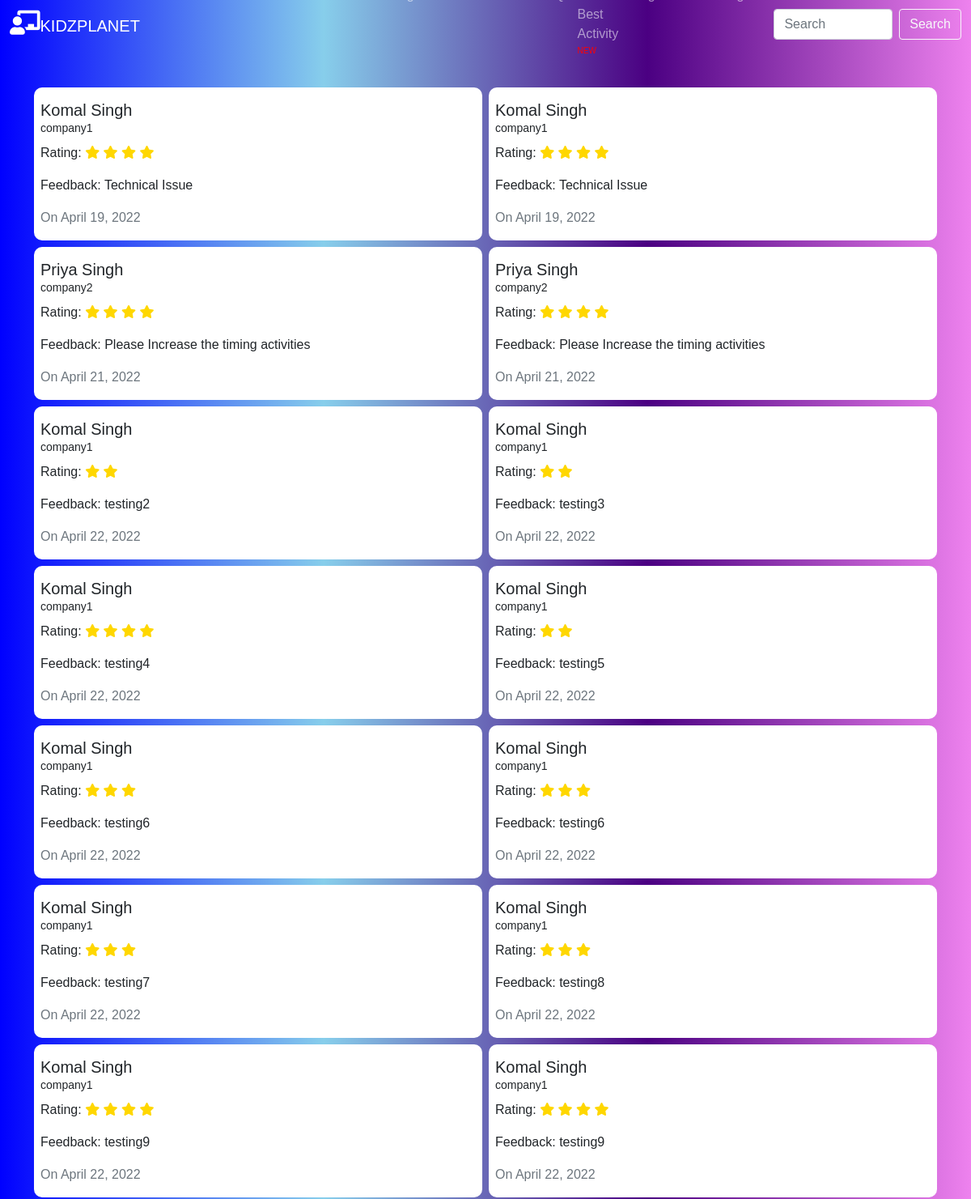
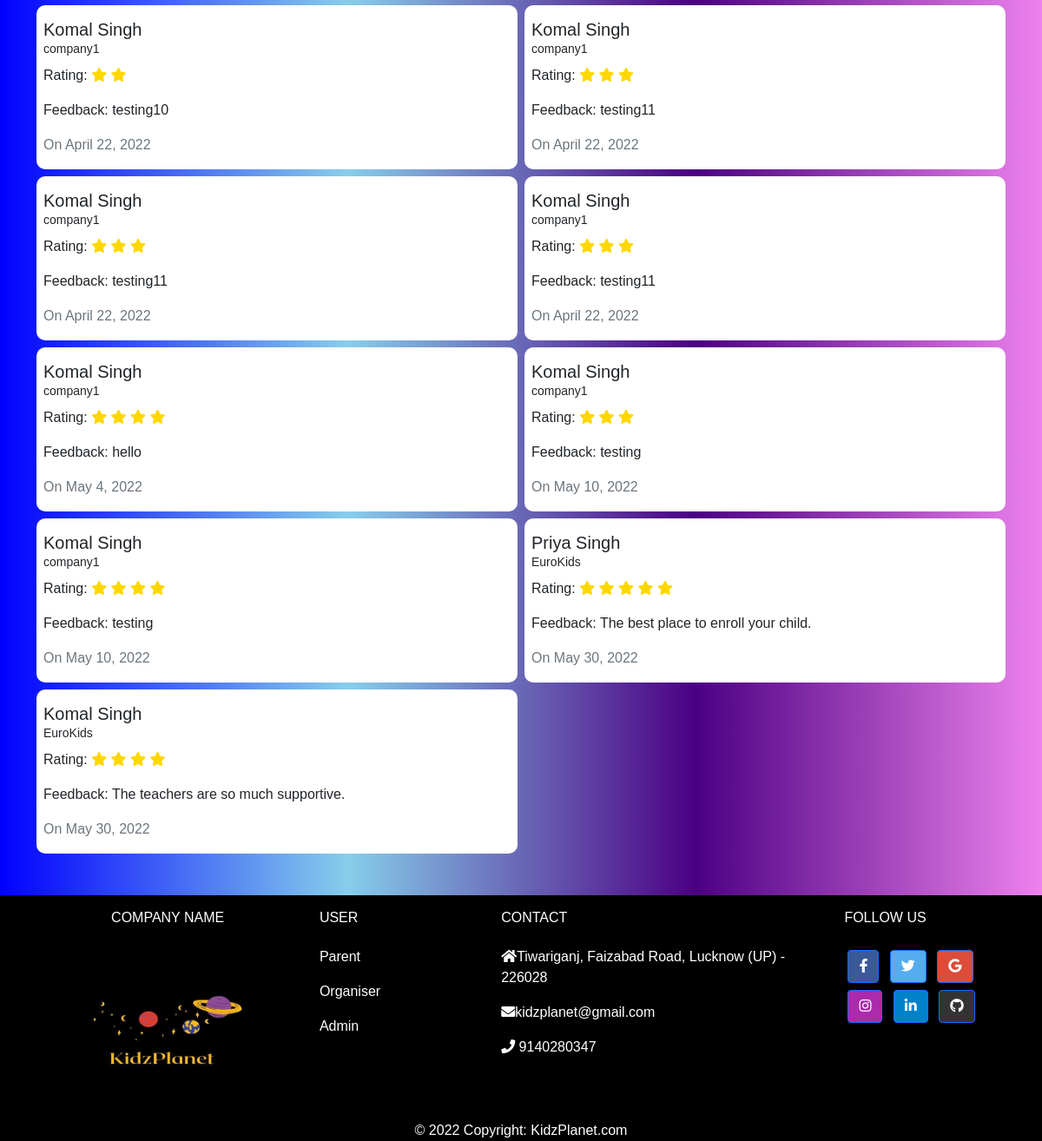
The app's page /common_feedback/ with its own data (2 pictures, top to bottom).
### kidzapp/models.py (models this page shows)
class Feedback(models.Model):
    user_name = models.ForeignKey(Parent,null=False,on_delete=models.DO_NOTHING)
    organization_name= models.CharField(max_length=45,null=False)
    feedback_text = models.TextField()
    rating= models.IntegerField()
    date= models.DateField(default=timezone.now)

class Parent(models.Model):
    user_name= models.CharField(max_length=45,primary_key=True)
    password = models.CharField(max_length=10,null=False)
    name = models.CharField(max_length=45,null=False)
    email = models.EmailField(max_length=45,null=False)
    phone = models.CharField(max_length=10,null=False)
    def __str__(self):
        return self.name

### kidzapp/views.py (the view)
# urls.py: path("common_feedback/",views.common_feedback,name="common_feedback"),
def common_feedback(request):
    feed_obj=Feedback.objects.all()
    context={
             "feedback":feed_obj
            }
    return render(request,'kidzapp/html/common_view_feedback.html',context)

### kidzapp/templates/kidzapp/html/common_view_feedback.html (shortened to what this page needs)
{% load static %}
<!doctype html>
<html lang="en">
  <head>
    <link rel="stylesheet" href="https://cdnjs.cloudflare.com/ajax/libs/font-awesome/6.0.0/css/all.min.css" />
    <link href="https://cdn.jsdelivr.net/npm/bootstrap@5.0.2/dist/css/bootstrap.min.css" rel="stylesheet">
    <link rel="stylesheet" href="https://cdnjs.cloudflare.com/ajax/libs/font-awesome/5.15.4/css/all.min.css" />
<body style='background-image: linear-gradient(to right,blue,skyblue,indigo,violet); margin:0px;padding:0px;'>
    {%include "kidzapp/html/header.html" %}
           <div class="container mt-5 mb-5">
             <div class="row g-2">
              {% for ob  in feedback %}
                <div class="col-md-6">
                    <div class="card p-2 py-3 ">
                        <h5 class="mb-0">{{ob.user_name}}</h5> <small>{{ob.organization_name}}</small>
                        <p class="card-text ratings mt-2">Rating:
                         {% with r=ob.rating %}
                         {%if r is 5 %}
                           <i class="fa fa-star"></i>
                           <i class="fa fa-star"></i>
                           <i class="fa fa-star"></i>
                           <i class="fa fa-star"></i>
                           <i class="fa fa-star"></i>
                         {%elif r is 4 %}
                           <i class="fa fa-star"></i>
                           <i class="fa fa-star"></i>
                           <i class="fa fa-star"></i>
                           <i class="fa fa-star"></i>
                         {%elif r is 3 %}
                           <i class="fa fa-star"></i>
                           <i class="fa fa-star"></i>
                           <i class="fa fa-star"></i>
                         {%elif r is 2 %}
                           <i class="fa fa-star"></i>
                           <i class="fa fa-star"></i>
                         {%elif r is 1 %}
                           <i class="fa fa-star"></i>
                           {%endif%}
                          {%endwith %}
                         </p>
                          <p class="card-text">Feedback: {{ob.feedback_text}}</p>
                         <p class="card-text text-muted">On {{ob.date}}</p>
                    </div>
                </div>
                {%endfor %}
                </div>
                </div>
          {%include "kidzapp/html/footer.html" %}
        </body>
      </html>

### kidzapp/templates/kidzapp/html/header.html (shortened to what this page needs)
{%load static%}
 <nav class=" navbar navbar-expand-lg navbar-dark shadow-5-strong">
  <div class="container-fluid d-flex">
    <a class="navbar-brand" href="{{'/'}}"><i class='fas fa-chalkboard-teacher' style='font-size:30px'></i>KidzPlanet</a>
    <div class="collapse navbar-collapse" id="navbarSupportedContent">
        <ul class="navbar-nav me-auto mb-2 mb-lg-0">
          <li class="nav-item">
            <a class="nav-link active" aria-current="page"href="{{'/'}}">Home</a>
          </li>
          <li class="nav-item">
            <a class="nav-link active" aria-current="page"href="{{'/adesh/'}}">Adesh</a>
          </li>
          <li class="nav-item">
            <a class="nav-link" href="{{'/aboutus/'}}">AboutUs</a>
          </li>
          <li class="nav-item">
            <a class="nav-link" href="{{'/contactus/'}}">ContactUs</a>
          </li>
          <li class="nav-item">
            <a class="nav-link" href="{{'/view_act/'}}">Organizers</a>
          </li>
          <li class="nav-item">
            <a class="nav-link" href="{{'/common_feedback/'}}">Feedback</a>
          </li>
          <li class="nav-item">
            <a class="nav-link" href="#accordionFlushExample">FAQ</a>
          </li>
          <li class="nav-item">
            <a class="nav-link" href="{{'/predict/'}}">Kid's Best Activity
              <span>
                <sup style="font-size:10px; color:red">NEW</sup>
              </span>
            </a>
          </li>
          <li class="nav-item dropdown">
            <a class="nav-link dropdown-toggle" href="#" id="navbarDropdown" role="button" data-bs-toggle="dropdown" aria-expanded="false">
            </a>
          </li>
          <li class="nav-item dropdown">
            <a class="nav-link dropdown-toggle" href="#" id="navbarDropdown" role="button" data-bs-toggle="dropdown" aria-expanded="false">
            </a>
          </li>
        </ul>
        <form class="d-flex" method="POST"action="/search/">
          <input class="form-control me-2" type="search" placeholder="Search" aria-label="Search"name="txt_search" required/>
          <button class="btn btn-outline-light " style="text-color:black" type="submit">Search</button>
        </form>
      </div>
    </div>
  </nav>

### kidzapp/templates/kidzapp/html/footer.html (shortened to what this page needs)
{% load static %}
<div class="container-fluid "style="margin:0px;padding:0px;">
  <footer>
          <div class="text-center text-lg-start text-white "style="background-color: black;" >
    <div class="container  pb-0">
      <section class="container pb-0">
        <div class="row">
          <div class="col-md-3 col-lg-3 col-xl-3 mx-auto mt-3">
            <h6 class="text-uppercase mb-4 font-weight-bold text-center">
              Company name
            </h6>
            <img src="{%static 'kidzapp/images/navbar.jpg'%}" alt=''style='width:250px;height:200px'>
          </div>
          <div class="col-md-2 col-lg-2 col-xl-2 mx-auto mt-3">
            <h6 class="text-uppercase mb-4 font-weight-bold">User</h6>
            <p>
              <a class="text-white">Parent</a>
            </p>
            <p>
              <a class="text-white">Organiser</a>
            </p>
            <p>
              <a class="text-white">Admin</a>
            </p>
          </div>
          <div class="col-md-4 col-lg-4 col-xl-4 mx-auto mt-3">
            <h6 class="text-uppercase mb-4 font-weight-bold">Contact</h6>
            <p><i class="fas fa-home mr-3"></i>Tiwariganj, Faizabad Road,
              Lucknow (UP) - 226028</p>
            <p><i class="fas fa-envelope mr-3"></i>kidzplanet@gmail.com</p>
            <p><i class="fas fa-phone mr-3"></i> 9140280347</p>
          </div>
          <div class="col-md-3 col-lg-2 col-xl-2 mx-auto mt-3">
            <h6 class="text-uppercase mb-4 font-weight-bold">Follow us</h6>
            <a
               class="btn btn-primary btn-floating m-1"
               style="background-color: #3b5998"
               href="#!"
               role="button"
               ><i class="fab fa-facebook-f"></i
              ></a>
            <a
               class="btn btn-primary btn-floating m-1"
               style="background-color: #55acee"
               href="#!"
               role="button"
               ><i class="fab fa-twitter"></i
              ></a>
            <a
               class="btn btn-primary btn-floating m-1"
               style="background-color: #dd4b39"
               href="#!"
               role="button"
               ><i class="fab fa-google"></i
              ></a>
            <a
               class="btn btn-primary btn-floating m-1"
               style="background-color: #ac2bac"
               href="{{'https://mail.google.com/mail/u/1/#inbox'}}"
               role="button"
               ><i class="fab fa-instagram"></i
              ></a>
            <a
               class="btn btn-primary btn-floating m-1"
               style="background-color: #0082ca"
               href="www.linkedin.com/in/komal-singh-a114311b9"
               role="button"
               ><i class="fab fa-linkedin-in"></i
              ></a>
            <a
               class="btn btn-primary btn-floating m-1"
               style="background-color: #333333"
               href="{{'linkedin.com/in/komal-singh-a114311b9'}}"
               role="button"
               ><i class="fab fa-github"></i
              ></a>
          </div>
        </div>
      </section>
    </div>
    <div class="text-center"style="background-color: rgba(0, 0, 0, 0.2)">
      © 2022 Copyright:
      <a class="text-white" href="https://kidzplanet.com/"
         >KidzPlanet.com</a
        >
    </div>
    </div>
  </footer>
</div>

### kidzapp/templates/kidzapp/html/common_view_feedback.html (style rules this page uses)
a { text-decoration: none; }
body { font-family: 'Maven Pro', sans-serif }
.card { border: none; border-radius: 10px; transition: all 1s; cursor: pointer; }
.ratings i { color: gold }

### kidzapp/templates/kidzapp/html/header.html (style rules this page uses)
.navbar { text:blue; width: 100%; height: 60px !important; padding-top:20px !important; padding-bottom:20px !important; }
.navbar-brand { text-transform: uppercase; color: 14px red; }

### records on screen
Feedback: user_name "Komal Singh", organization_name "company1", feedback_text "Technical Issue", date "April 19, 2022"
Feedback: user_name "Komal Singh", organization_name "company1", feedback_text "Technical Issue", date "April 19, 2022"
Feedback: user_name "Priya Singh", organization_name "company2", feedback_text "Please Increase the timing activities", date "April 21, 2022"
Feedback: user_name "Priya Singh", organization_name "company2", feedback_text "Please Increase the timing activities", date "April 21, 2022"
Feedback: user_name "Komal Singh", organization_name "company1", feedback_text "testing2", date "April 22, 2022"
Feedback: user_name "Komal Singh", organization_name "company1", feedback_text "testing3", date "April 22, 2022"
Feedback: user_name "Komal Singh", organization_name "company1", feedback_text "testing4", date "April 22, 2022"
Feedback: user_name "Komal Singh", organization_name "company1", feedback_text "testing5", date "April 22, 2022"
Feedback: user_name "Komal Singh", organization_name "company1", feedback_text "testing6", date "April 22, 2022"
Feedback: user_name "Komal Singh", organization_name "company1", feedback_text "testing6", date "April 22, 2022"
Feedback: user_name "Komal Singh", organization_name "company1", feedback_text "testing7", date "April 22, 2022"
Feedback: user_name "Komal Singh", organization_name "company1", feedback_text "testing8", date "April 22, 2022"
Feedback: user_name "Komal Singh", organization_name "company1", feedback_text "testing9", date "April 22, 2022"
Feedback: user_name "Komal Singh", organization_name "company1", feedback_text "testing9", date "April 22, 2022"
Feedback: user_name "Komal Singh", organization_name "company1", feedback_text "testing10", date "April 22, 2022"
Feedback: user_name "Komal Singh", organization_name "company1", feedback_text "testing11", date "April 22, 2022"
Feedback: user_name "Komal Singh", organization_name "company1", feedback_text "testing11", date "April 22, 2022"
Feedback: user_name "Komal Singh", organization_name "company1", feedback_text "testing11", date "April 22, 2022"
Feedback: user_name "Komal Singh", organization_name "company1", feedback_text "hello", date "May 4, 2022"
Feedback: user_name "Komal Singh", organization_name "company1", feedback_text "testing", date "May 10, 2022"
Feedback: user_name "Komal Singh", organization_name "company1", feedback_text "testing", date "May 10, 2022"
Feedback: user_name "Priya Singh", organization_name "EuroKids", feedback_text "The best place to enroll your child.", date "May 30, 2022"
Feedback: user_name "Komal Singh", organization_name "EuroKids", feedback_text "The teachers are so much supportive.", date "May 30, 2022"
